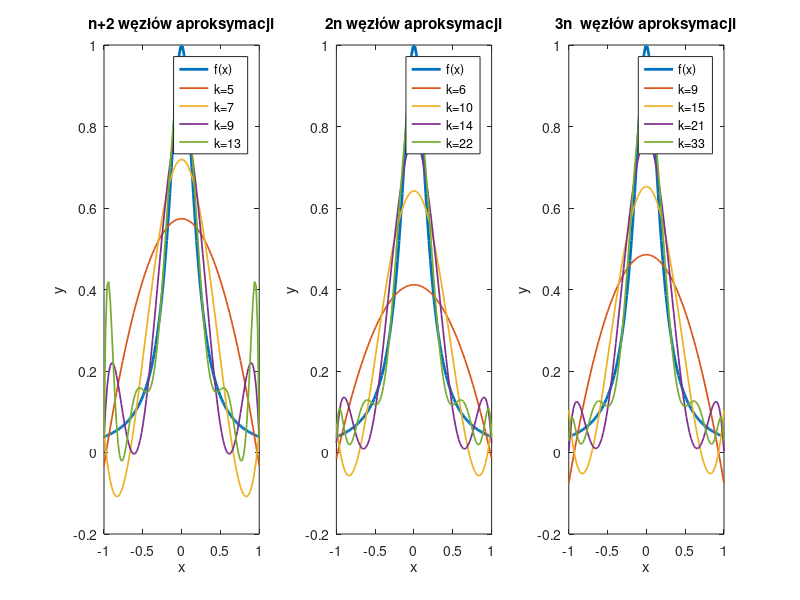

This chart was generated by the following MATLAB code:
clf;
clear;
% rozważana funkcja
f = @(x) 1./(1+25*x.^2); 

% badany przedział
x = linspace(-1, 1, 100); 
fx = f(x);

% badane stopnie wielomianu
n = [3,5,7,11]; 

%   k to liczba węzłów aproksymacji

% ------------------------------------------------------ 
%                   dla k = n+2
% ------------------------------------------------------ 
subplot(1,3,1);
plot(x, fx, 'DisplayName', ['f(x)'], 'LineWidth', 2);
hold on;
for i = n
    k = i+2;
    xi = linspace(-1, 1, k);
    yi = f(xi);
    p = polyfit(xi, yi, i-1);
    y_int = polyval(p,x);
   
    plot(x, y_int, 'DisplayName', ['k=' num2str(k)], 'LineWidth', 1.25);
    hold on;
end
legend('show');
title('n+2 węzłów aproksymacji');
xlabel('x');
ylabel('y');

% ------------------------------------------------------ 
%                   dla k = 2n
% ------------------------------------------------------ 
subplot(1,3,2);
plot(x, fx, 'DisplayName', ['f(x)'], 'LineWidth', 2);
hold on;
for i = n
    k = 2*i;
    xi = linspace(-1, 1, k);
    yi = f(xi);
    p = polyfit(xi, yi, i-1);
    y_int = polyval(p,x);
    plot(x, y_int, 'DisplayName', ['k=' num2str(k)], 'LineWidth', 1.25);
    hold on;
end
legend('show');
title('2n węzłów aproksymacji');
xlabel('x');
ylabel('y');

% ------------------------------------------------------ 
%                   dla k = 3n
% ------------------------------------------------------ 
subplot(1,3,3);
plot(x, fx, 'DisplayName', ['f(x)'], 'LineWidth', 2);
hold on;
for i = n
    k = 3*i;
    xi = linspace(-1, 1, k);
    yi = f(xi);
    p = polyfit(xi, yi, i-1);
    y_int = polyval(p,x);
    plot(x, y_int, 'DisplayName', ['k=' num2str(k)], 'LineWidth', 1.25);
    hold on;
end
legend('show');
title('3n  węzłów aproksymacji');
xlabel('x');
ylabel('y');